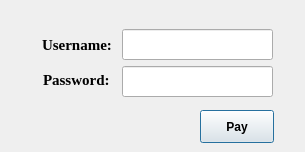
<?xml version="1.0" encoding="UTF-8"?>
<ui version="4.0">
 <class>verify_dialog</class>
 <widget class="QDialog" name="verify_dialog">
  <property name="geometry">
   <rect>
    <x>0</x>
    <y>0</y>
    <width>305</width>
    <height>152</height>
   </rect>
  </property>
  <property name="windowTitle">
   <string>Verify</string>
  </property>
  <widget class="QLineEdit" name="password_LE">
   <property name="geometry">
    <rect>
     <x>122</x>
     <y>66</y>
     <width>151</width>
     <height>31</height>
    </rect>
   </property>
   <property name="echoMode">
    <enum>QLineEdit::Password</enum>
   </property>
  </widget>
  <widget class="QLineEdit" name="username_LE">
   <property name="geometry">
    <rect>
     <x>122</x>
     <y>29</y>
     <width>151</width>
     <height>31</height>
    </rect>
   </property>
   <property name="text">
    <string/>
   </property>
  </widget>
  <widget class="QLabel" name="label_2">
   <property name="geometry">
    <rect>
     <x>43</x>
     <y>70</y>
     <width>71</width>
     <height>20</height>
    </rect>
   </property>
   <property name="font">
    <font>
     <family>Tinos</family>
     <pointsize>11</pointsize>
     <weight>75</weight>
     <bold>true</bold>
    </font>
   </property>
   <property name="text">
    <string>Password:</string>
   </property>
  </widget>
  <widget class="QLabel" name="label_1">
   <property name="geometry">
    <rect>
     <x>42</x>
     <y>35</y>
     <width>71</width>
     <height>20</height>
    </rect>
   </property>
   <property name="font">
    <font>
     <family>Tinos</family>
     <pointsize>11</pointsize>
     <weight>75</weight>
     <bold>true</bold>
    </font>
   </property>
   <property name="text">
    <string>Username:</string>
   </property>
  </widget>
  <widget class="QPushButton" name="pushButton_pay">
   <property name="geometry">
    <rect>
     <x>200</x>
     <y>110</y>
     <width>74</width>
     <height>33</height>
    </rect>
   </property>
   <property name="font">
    <font>
     <weight>75</weight>
     <bold>true</bold>
    </font>
   </property>
   <property name="text">
    <string>Pay</string>
   </property>
  </widget>
 </widget>
 <resources/>
 <connections/>
</ui>
